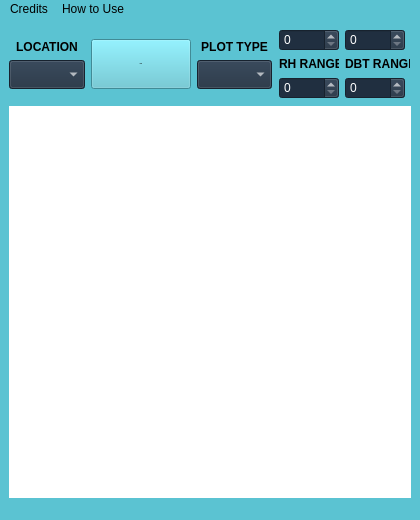
<?xml version="1.0" encoding="UTF-8"?>
<ui version="4.0">
 <class>MainWindow</class>
 <widget class="QMainWindow" name="MainWindow">
  <property name="geometry">
   <rect>
    <x>0</x>
    <y>0</y>
    <width>420</width>
    <height>520</height>
   </rect>
  </property>
  <property name="minimumSize">
   <size>
    <width>420</width>
    <height>520</height>
   </size>
  </property>
  <property name="windowTitle">
   <string>MainWindow</string>
  </property>
  <property name="styleSheet">
   <string notr="true">background-color: #5BC3D2</string>
  </property>
  <widget class="QWidget" name="centralwidget">
   <layout class="QGridLayout" name="gridLayout_4">
    <item row="0" column="0">
     <layout class="QGridLayout" name="gridLayout_3">
      <item row="0" column="0">
       <layout class="QGridLayout" name="gridLayout">
        <item row="0" column="0">
         <widget class="QLabel" name="label">
          <property name="maximumSize">
           <size>
            <width>127</width>
            <height>15</height>
           </size>
          </property>
          <property name="font">
           <font>
            <family>Arial</family>
            <weight>75</weight>
            <bold>true</bold>
           </font>
          </property>
          <property name="layoutDirection">
           <enum>Qt::LeftToRight</enum>
          </property>
          <property name="styleSheet">
           <string notr="true">background-color: #5BC3D2</string>
          </property>
          <property name="text">
           <string>LOCATION</string>
          </property>
          <property name="alignment">
           <set>Qt::AlignCenter</set>
          </property>
         </widget>
        </item>
        <item row="1" column="0">
         <widget class="QComboBox" name="comboBox">
          <property name="maximumSize">
           <size>
            <width>127</width>
            <height>50</height>
           </size>
          </property>
          <property name="styleSheet">
           <string notr="true">font-size:12px; font-family:Arial; background-color:rgb(32, 47, 64); color:rgb(255,255,255)</string>
          </property>
         </widget>
        </item>
       </layout>
      </item>
      <item row="0" column="1">
       <widget class="QSplitter" name="splitter">
        <property name="orientation">
         <enum>Qt::Vertical</enum>
        </property>
        <widget class="QPushButton" name="pushButton">
         <property name="minimumSize">
          <size>
           <width>100</width>
           <height>0</height>
          </size>
         </property>
         <property name="maximumSize">
          <size>
           <width>136</width>
           <height>50</height>
          </size>
         </property>
         <property name="font">
          <font>
           <family>Arial</family>
           <pointsize>-1</pointsize>
           <weight>75</weight>
           <bold>true</bold>
          </font>
         </property>
         <property name="autoFillBackground">
          <bool>true</bool>
         </property>
         <property name="styleSheet">
          <string notr="true">font-size:16px; font-family:Arial; background-color:#5D7B80; color:rgb(255,255,255);border:1px solid #555; border-radius: 7px; hover{background:#e5f1fb}</string>
         </property>
         <property name="text">
          <string>RUN</string>
         </property>
         <property name="autoDefault">
          <bool>true</bool>
         </property>
         <property name="flat">
          <bool>false</bool>
         </property>
        </widget>
       </widget>
      </item>
      <item row="0" column="2">
       <layout class="QGridLayout" name="gridLayout_2">
        <item row="0" column="0">
         <widget class="QLabel" name="label_2">
          <property name="maximumSize">
           <size>
            <width>127</width>
            <height>15</height>
           </size>
          </property>
          <property name="font">
           <font>
            <family>Arial</family>
            <weight>75</weight>
            <bold>true</bold>
           </font>
          </property>
          <property name="styleSheet">
           <string notr="true">background-color: #5BC3D2</string>
          </property>
          <property name="text">
           <string>PLOT TYPE</string>
          </property>
          <property name="alignment">
           <set>Qt::AlignCenter</set>
          </property>
         </widget>
        </item>
        <item row="1" column="0">
         <widget class="QComboBox" name="comboBox_2">
          <property name="maximumSize">
           <size>
            <width>127</width>
            <height>50</height>
           </size>
          </property>
          <property name="styleSheet">
           <string notr="true">font-size:12px; font-family:Arial; background-color:rgb(32, 47, 64); color:rgb(255,255,255)</string>
          </property>
         </widget>
        </item>
       </layout>
      </item>
     </layout>
    </item>
    <item row="0" column="1">
     <layout class="QHBoxLayout" name="horizontalLayout">
      <property name="leftMargin">
       <number>1</number>
      </property>
      <property name="topMargin">
       <number>1</number>
      </property>
      <property name="rightMargin">
       <number>1</number>
      </property>
      <property name="bottomMargin">
       <number>1</number>
      </property>
      <item>
       <layout class="QVBoxLayout" name="verticalLayout">
        <item>
         <widget class="QSpinBox" name="spinBox">
          <property name="maximumSize">
           <size>
            <width>60</width>
            <height>16777215</height>
           </size>
          </property>
          <property name="styleSheet">
           <string notr="true">font-size:12px; font-family:Arial; background-color:rgb(32, 47, 64); color:rgb(255,255,255)</string>
          </property>
         </widget>
        </item>
        <item>
         <widget class="QLabel" name="label_3">
          <property name="maximumSize">
           <size>
            <width>60</width>
            <height>16777215</height>
           </size>
          </property>
          <property name="font">
           <font>
            <family>Arial</family>
            <weight>75</weight>
            <bold>true</bold>
           </font>
          </property>
          <property name="styleSheet">
           <string notr="true">background-color: #5BC3D2</string>
          </property>
          <property name="text">
           <string>RH RANGE</string>
          </property>
         </widget>
        </item>
        <item>
         <widget class="QSpinBox" name="spinBox_2">
          <property name="maximumSize">
           <size>
            <width>60</width>
            <height>16777215</height>
           </size>
          </property>
          <property name="styleSheet">
           <string notr="true">font-size:12px; font-family:Arial; background-color:rgb(32, 47, 64); color:rgb(255,255,255)</string>
          </property>
         </widget>
        </item>
       </layout>
      </item>
      <item>
       <layout class="QVBoxLayout" name="verticalLayout_2">
        <item>
         <widget class="QSpinBox" name="spinBox_3">
          <property name="maximumSize">
           <size>
            <width>60</width>
            <height>16777215</height>
           </size>
          </property>
          <property name="styleSheet">
           <string notr="true">font-size:12px; font-family:Arial; background-color:rgb(32, 47, 64); color:rgb(255,255,255)</string>
          </property>
         </widget>
        </item>
        <item>
         <widget class="QLabel" name="label_4">
          <property name="maximumSize">
           <size>
            <width>65</width>
            <height>16777215</height>
           </size>
          </property>
          <property name="font">
           <font>
            <family>Arial</family>
            <weight>75</weight>
            <bold>true</bold>
           </font>
          </property>
          <property name="styleSheet">
           <string notr="true">background-color: #5BC3D2</string>
          </property>
          <property name="text">
           <string>DBT RANGE</string>
          </property>
         </widget>
        </item>
        <item>
         <widget class="QSpinBox" name="spinBox_4">
          <property name="maximumSize">
           <size>
            <width>60</width>
            <height>16777215</height>
           </size>
          </property>
          <property name="styleSheet">
           <string notr="true">font-size:12px; font-family:Arial; background-color:rgb(32, 47, 64); color:rgb(255,255,255)</string>
          </property>
         </widget>
        </item>
       </layout>
      </item>
     </layout>
    </item>
    <item row="1" column="0" colspan="2">
     <widget class="MPLWidget" name="MPLwidget" native="true">
      <property name="minimumSize">
       <size>
        <width>400</width>
        <height>400</height>
       </size>
      </property>
      <property name="styleSheet">
       <string notr="true">background-color:white; </string>
      </property>
     </widget>
    </item>
   </layout>
  </widget>
  <widget class="QMenuBar" name="menubar">
   <property name="geometry">
    <rect>
     <x>0</x>
     <y>0</y>
     <width>420</width>
     <height>21</height>
    </rect>
   </property>
   <widget class="QMenu" name="menuMarshal">
    <property name="title">
     <string>Credits</string>
    </property>
    <addaction name="actionMarshal_Maskarenj_CEPT_2020"/>
   </widget>
   <widget class="QMenu" name="menuHow_to_Use">
    <property name="title">
     <string>How to Use</string>
    </property>
    <addaction name="actionTutorial"/>
   </widget>
   <addaction name="menuMarshal"/>
   <addaction name="menuHow_to_Use"/>
  </widget>
  <widget class="QStatusBar" name="statusbar"/>
  <action name="actionMarshal_Maskarenj_CEPT_2020">
   <property name="text">
    <string>Marshal Maskarenj, CEPT 2020</string>
   </property>
  </action>
  <action name="actionTutorial">
   <property name="text">
    <string>Tutorial</string>
   </property>
  </action>
 </widget>
 <customwidgets>
  <customwidget>
   <class>MPLWidget</class>
   <extends>QWidget</extends>
   <header>mplwidget.h</header>
   <container>1</container>
  </customwidget>
 </customwidgets>
 <resources/>
 <connections/>
</ui>
